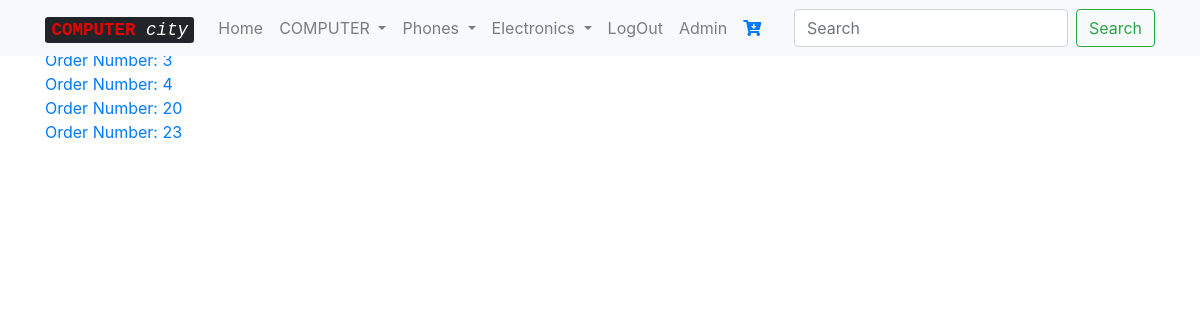
Page /order/order/ (signed in) on the committed database.
### order/models.py (models this page shows, shortened)
class Order(models.Model):
    user     = models.ForeignKey(User)
    cart     = models.ForeignKey(Cart)
    transection = models.CharField(max_length=10)
    contact     = models.CharField(max_length=14)
    confirm     = models.BooleanField(default=False)
    timestamp   = models.DateTimeField(auto_now_add=True)
    updated_timestamp = models.DateTimeField(auto_now=True)

### order/views.py (the view)
def admin_order(request):#order list joma hobe
    orders = Order.objects.filter(confirm=False)
    context={
        'orders': orders
    }
    return render(request, 'order/admin_order.html', context)

### order/templates/order/admin_order.html
{% extends "base/base.html" %}
{% block head %}
{% include "base/navbar.html" %}
{% endblock %}
{% block content %}
{% for order in orders %}
    <a href="{% url 'order:detail' pk=order.id %}">Order Number: {{ order.id }}</a><br>
{% endfor %}
{% endblock %}

### rows in the picture
Order: id "3"
Order: id "4"
Order: id "20"
Order: id "23"
